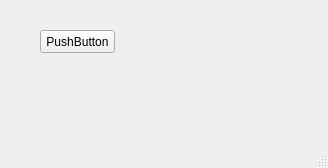
<?xml version="1.0" encoding="UTF-8"?>
<ui version="4.0">
 <class>MainWindow</class>
 <widget class="QMainWindow" name="MainWindow">
  <property name="geometry">
   <rect>
    <x>0</x>
    <y>0</y>
    <width>328</width>
    <height>168</height>
   </rect>
  </property>
  <property name="windowTitle">
   <string>主</string>
  </property>
  <widget class="QWidget" name="centralwidget">
   <widget class="QPushButton" name="pushButton">
    <property name="geometry">
     <rect>
      <x>40</x>
      <y>30</y>
      <width>75</width>
      <height>23</height>
     </rect>
    </property>
    <property name="text">
     <string>PushButton</string>
    </property>
   </widget>
  </widget>
  <widget class="QMenuBar" name="menubar">
   <property name="geometry">
    <rect>
     <x>0</x>
     <y>0</y>
     <width>328</width>
     <height>23</height>
    </rect>
   </property>
  </widget>
  <widget class="QStatusBar" name="statusbar"/>
 </widget>
 <resources/>
 <connections/>
</ui>
